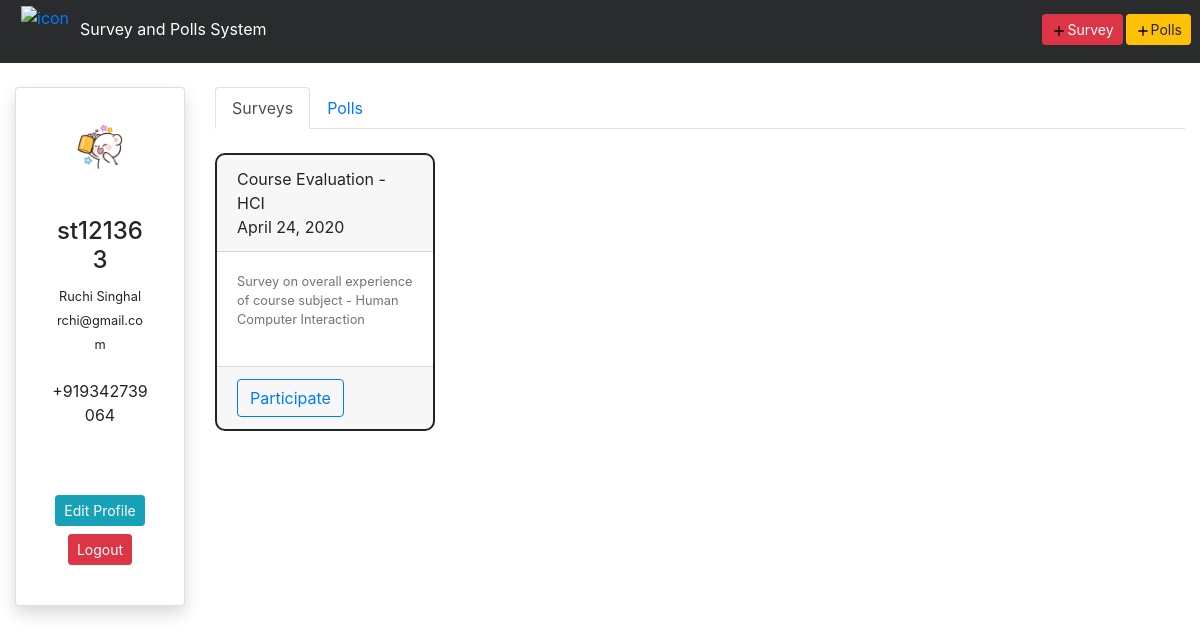
Screenshot of /spolen/ (signed in) with the database file from the repository.
### accounts/models.py (models this page shows, shortened)
class Profile(models.Model):
	user = models.OneToOneField(User, on_delete = models.CASCADE)
	image = models.ImageField(default = 'defaults/avatar.png', upload_to = "profile_pics/")
	contact  = models.CharField(max_length = 13)

### spolen/models.py (models this page shows, shortened)
class Survey(models.Model):
	user = models.ForeignKey(User, on_delete = models.CASCADE)
	title = models.CharField(max_length = 128)
	breif = models.CharField(max_length = 128,default = "Survey")
	description = models.TextField(max_length = 1024)
	slug = models.SlugField(unique = True)
	date_posted = models.DateField(auto_now_add = True)
	public = models.BooleanField(default = True)
	closed = models.BooleanField(default = False)

### spolen/views.py (the view)
# urls.py: path('', views.spolen_index, name = 'spolen-index'),
@login_required(login_url = 'accounts:accounts-login')
def spolen_index(request):
	polls = Poll.objects.filter(closed = False).filter(public = True).order_by('date_posted')
	surveys = Survey.objects.filter(closed = False).filter(public = True).order_by('date_posted')
	entpoll = 'poll'
	entsurvey = 'survey'
	return render(request, "spolen/spolen-index.html", {'polls':polls,'surveys':surveys,'entpoll':entpoll,'entsurvey':entsurvey})

### spolen/templates/spolen/spolen-index.html (shortened to what this page needs)
{% extends 'base.html' %}
{% load static %}
{% block content %}
	<div class = "container-fluid">
		<div class="row">
			<div class="col-xl-2 col-lg-2 col-md-3 col-sm-12 col-12">
				<div class="card shadow p-3 mb-5">
					<div class="card-body">
						<center>
							<img src = "{{user.profile.image.url}}" style="max-width: 60%;height: auto;" class="rounded-circle img-responsive">
						</center>
						<br><br>
						<center><h4>{{user}}</h4>
						<small>
							{{user.first_name}} {{user.last_name}}
							<br>{{user.email}}
						</small>
						<p>
							<br>{{user.profile.contact}}
						</p>
						<br><br>
						<a href="{% url 'accounts:accounts-edit' %}" class="btn btn-info btn-sm mt-1 mb-1" style="float: center;">Edit Profile</a>
						<a href="{% url 'accounts:accounts-logout' %}" class="btn btn-danger btn-sm mt-1 mb-1" style="float: center;">Logout</a>
						</center>
					</div>
				</div>
			</div>
			<div class="col-xl-10 col-lg-10 col-md-9 col-sm-12 col-12">
				<div class="row">
					<div class = "col-md-12">
						<ul class="nav nav-tabs" role="tablist">
							<li class="nav-item">
								<a  href="#surveys" class="nav-link active" role="tab" data-toggle="tab">Surveys</a>
							</li>
							<li class="nav-item">
								<a href="#polls" class="nav-link" role="tab" data-toggle="tab" data-toggle="tab">Polls</a>
							</li>
						</ul>
						<div class="tab-content" >
							<div class="tab-pane fade in show active" role="tabpanel" id="surveys">
								<br>
						    	<div class="row">
						    		{% for survey in surveys %}
									<div class="col-xl-3 col-lg-3 col-md-4 col-sm-12 col-12">
										<div class = "card cue-card">
											<div class = "card-header">
												<div class="row">
													<div class="col-md-12">
														{{survey.title}}
														<br>{{survey.date_posted}}
													</div>
												</div>
											</div>
											<div class="card-body">
												<small class="text-muted"><p class="justified">{{survey.breif}}</p></small>
											</div>
											<div class="card-footer">
												{% if survey.user == request.user %}
													<a href="{% url 'spolen:spolen-analytics' entsurvey survey.slug %}" class="btn btn-outline-success">Analytics</a>
												{% else %}
												<a href="{% url 'spolen:spolen-surveys-participate' survey.slug %}" class="btn btn-outline-primary">Participate</a>
												{% endif %}
											</div>
										</div>
										<br>
									</div>
									{% endfor %}
						    	</div>
						    </div>
						</div>
						</div>
					</div>
				</div>
			</div>
		</div>
{% endblock %}

### templates/base.html (style rules this page uses)
a { text-decoration: none !important; }

### spolen/templates/spolen/spolen-index.html (style rules this page uses)
.cue-card { min-height: 250px; border: solid 2px; border-radius: 10px; }

### rows the page displays
Survey: title "Course Evaluation - HCI", date_posted "April 24, 2020", breif "Survey on overall experience of course subject - Human Computer Interaction", shows "Participate"

### other values shown
{{ user }} "st121363"
{{ user.first_name }} "Ruchi"
{{ user.last_name }} "Singhal"
{{ user.email }} "rchi@gmail.com"
{{ user.profile.contact }} "+919342739064"
